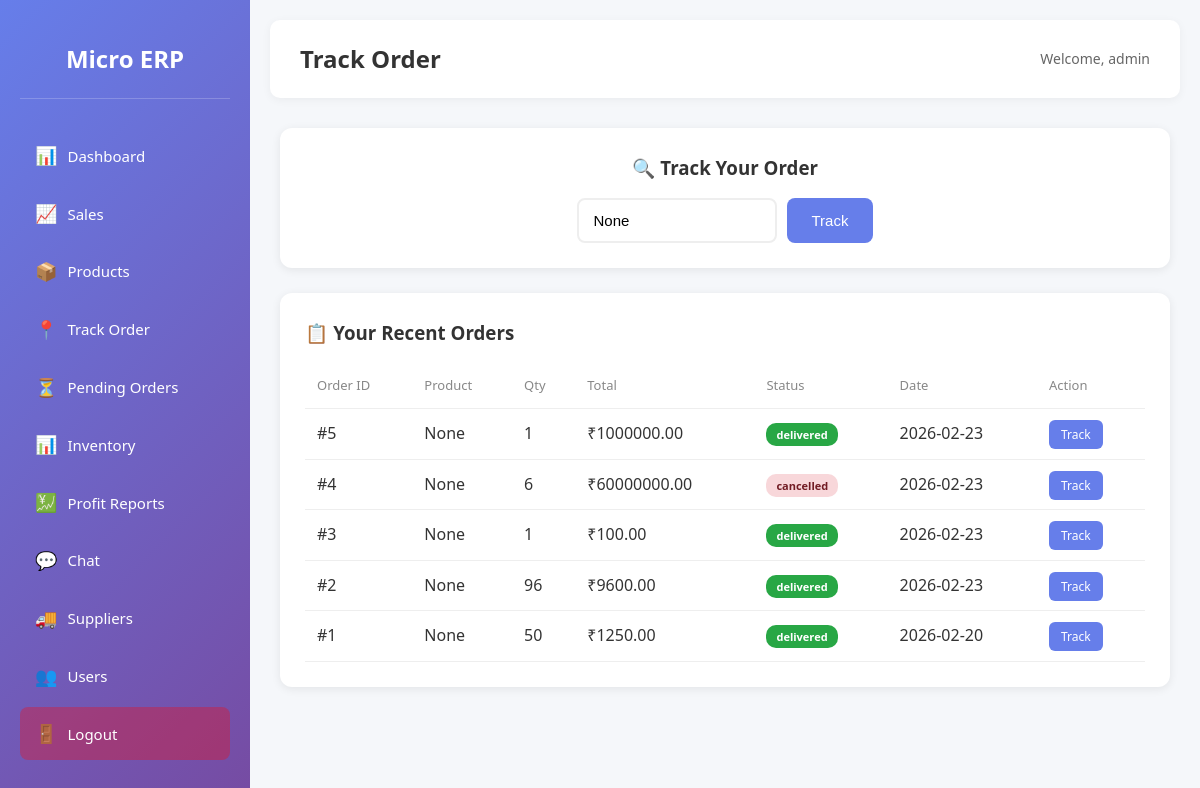
The app's page /track-order (signed in), older data.
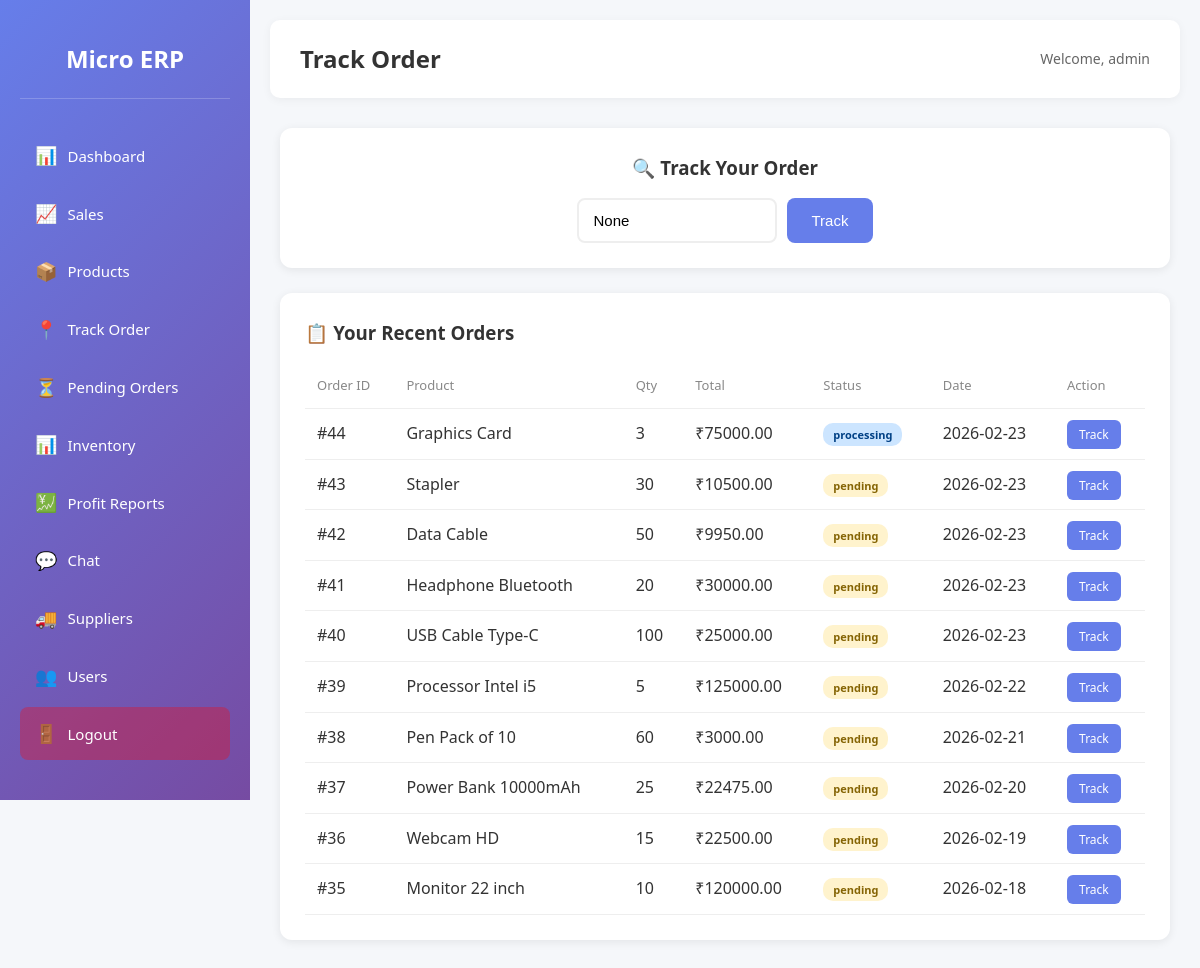
The same page, newer data.
### tables this page shows
CREATE TABLE orders (
    id INTEGER PRIMARY KEY AUTOINCREMENT,
    product_id INTEGER NOT NULL,
    quantity INTEGER NOT NULL,
    total_price REAL NOT NULL,
    order_date TEXT NOT NULL,
    status TEXT DEFAULT 'pending',
    created_by INTEGER,
    supplier_id INTEGER,
    picked_up_by INTEGER,
    picked_up_at TEXT,
    FOREIGN KEY (product_id) REFERENCES products (id),
    FOREIGN KEY (created_by) REFERENCES users (id),
    FOREIGN KEY (supplier_id) REFERENCES suppliers (id),
    FOREIGN KEY (picked_up_by) REFERENCES users (id)
);

CREATE TABLE products (
    id INTEGER PRIMARY KEY AUTOINCREMENT,
    name TEXT NOT NULL,
    quantity INTEGER DEFAULT 0,
    price REAL DEFAULT 0,
    supplier_id INTEGER,
    FOREIGN KEY (supplier_id) REFERENCES suppliers (id)
);

### app.py (the view, shortened to what this page needs)
@app.route('/track-order', methods=['GET', 'POST'])
@login_required
def track_order():
    search_id = None
    order = None
    conn = get_db_connection()
    recent_orders = conn.execute('''
        SELECT o.*, p.name as product_name
        FROM orders o
        LEFT JOIN products p ON o.product_id = p.id
        ORDER BY o.order_date DESC
        LIMIT 10
    ''').fetchall()
    conn.close()
    return render_template('track_order.html', order=order, search_id=search_id, recent_orders=recent_orders)

### app.py (called while the page is built)
def get_db_connection():
    conn = sqlite3.connect(DB_PATH)
    conn.row_factory = sqlite3.Row
    return conn

def login_required(f):
    @wraps(f)
    def decorated_function(*args, **kwargs):
        if 'user_id' not in session:
            flash('Please log in first.', 'error')
            return redirect(url_for('login'))
        return f(*args, **kwargs)
    return decorated_function

### templates/track_order.html (shortened to what this page needs)
{% extends "base.html" %}
{% block header %}Track Order{% endblock %}
{% block content %}
<div class="track-order-page">
    <div class="track-search-box">
        <h3>🔍 Track Your Order</h3>
        <form method="POST" class="search-form">
            <input type="text" name="order_id" placeholder="Enter Order ID" value="{{ search_id }}" required>
            <button type="submit" class="btn-track">Track</button>
        </form>
    </div>
    <div class="recent-orders">
        <h3>📋 Your Recent Orders</h3>
        <table class="orders-table">
            <thead>
                <tr>
                    <th>Order ID</th>
                    <th>Product</th>
                    <th>Qty</th>
                    <th>Total</th>
                    <th>Status</th>
                    <th>Date</th>
                    <th>Action</th>
                </tr>
            </thead>
            <tbody>
                {% for o in recent_orders %}
                <tr>
                    <td>#{{ o.id }}</td>
                    <td>{{ o.product_name }}</td>
                    <td>{{ o.quantity }}</td>
                    <td>₹{{ "%.2f"|format(o.total_price) }}</td>
                    <td><span class="status-badge status-{{ o.status }}">{{ o.status }}</span></td>
                    <td>{{ o.order_date[:10] }}</td>
                    <td><a href="{{ url_for('track_order_by_id', order_id=o.id) }}" class="btn-small">Track</a></td>
                </tr>
                {% endfor %}
            </tbody>
        </table>
    </div>
</div>
{% endblock %}

Row changes from the older to the newer data that the page shows:
removed orders: id "5", product_name "None", quantity "1", total_price "1000000.00", status "delivered", order_date "2026-02-23"
removed orders: id "4", product_name "None", quantity "6", total_price "60000000.00", status "cancelled", order_date "2026-02-23"
removed orders: id "3", product_name "None", quantity "1", total_price "100.00", status "delivered", order_date "2026-02-23"
removed orders: id "2", product_name "None", quantity "96", total_price "9600.00", status "delivered", order_date "2026-02-23"
removed orders: id "1", product_name "None", quantity "50", total_price "1250.00", status "delivered", order_date "2026-02-20"
added orders: id "44", product_name "Graphics Card", quantity "3", total_price "75000.00", status "processing", order_date "2026-02-23"
added orders: id "43", product_name "Stapler", quantity "30", total_price "10500.00", status "pending", order_date "2026-02-23"
added orders: id "42", product_name "Data Cable", quantity "50", total_price "9950.00", status "pending", order_date "2026-02-23"
added orders: id "41", product_name "Headphone Bluetooth", quantity "20", total_price "30000.00", status "pending", order_date "2026-02-23"
added orders: id "40", product_name "USB Cable Type-C", quantity "100", total_price "25000.00", status "pending", order_date "2026-02-23"
added orders: id "39", product_name "Processor Intel i5", quantity "5", total_price "125000.00", status "pending", order_date "2026-02-22"
added orders: id "38", product_name "Pen Pack of 10", quantity "60", total_price "3000.00", status "pending", order_date "2026-02-21"
added orders: id "37", product_name "Power Bank 10000mAh", quantity "25", total_price "22475.00", status "pending", order_date "2026-02-20"
added orders: id "36", product_name "Webcam HD", quantity "15", total_price "22500.00", status "pending", order_date "2026-02-19"
added orders: id "35", product_name "Monitor 22 inch", quantity "10", total_price "120000.00", status "pending", order_date "2026-02-18"
